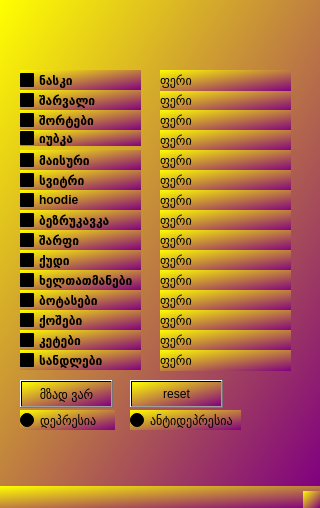
<?xml version="1.0" encoding="UTF-8"?>
<ui version="4.0">
 <class>Danielaswindow</class>
 <widget class="QMainWindow" name="Danielaswindow">
  <property name="geometry">
   <rect>
    <x>0</x>
    <y>0</y>
    <width>320</width>
    <height>508</height>
   </rect>
  </property>
  <property name="minimumSize">
   <size>
    <width>300</width>
    <height>400</height>
   </size>
  </property>
  <property name="maximumSize">
   <size>
    <width>1920</width>
    <height>1080</height>
   </size>
  </property>
  <property name="font">
   <font>
    <family>Agency FB</family>
    <weight>75</weight>
    <bold>true</bold>
   </font>
  </property>
  <property name="cursor">
   <cursorShape>CrossCursor</cursorShape>
  </property>
  <property name="contextMenuPolicy">
   <enum>Qt::ActionsContextMenu</enum>
  </property>
  <property name="windowTitle">
   <string>garderobe amigo</string>
  </property>
  <property name="windowIcon">
   <iconset>
    <normaloff>../../.designer/backup/squid.png</normaloff>../../.designer/backup/squid.png</iconset>
  </property>
  <property name="windowOpacity">
   <double>1.000000000000000</double>
  </property>
  <property name="toolTipDuration">
   <number>-3</number>
  </property>
  <property name="styleSheet">
   <string notr="true">background: qlineargradient(spread:pad, x1:0, y1:0, x2:1, y2:1, stop:0 yellow, stop:1 purple);</string>
  </property>
  <widget class="QWidget" name="centralwidget">
   <widget class="QCheckBox" name="naskiCheckbox">
    <property name="geometry">
     <rect>
      <x>20</x>
      <y>70</y>
      <width>121</width>
      <height>20</height>
     </rect>
    </property>
    <property name="baseSize">
     <size>
      <width>2</width>
      <height>20</height>
     </size>
    </property>
    <property name="font">
     <font>
      <weight>75</weight>
      <bold>true</bold>
     </font>
    </property>
    <property name="cursor">
     <cursorShape>BusyCursor</cursorShape>
    </property>
    <property name="autoFillBackground">
     <bool>false</bool>
    </property>
    <property name="styleSheet">
     <string notr="true">QcheckBox{
background: qlineargradient(
    spread:pad,
    x1:0, y1:0,
    x2:1, y2:0,
    stop:0 rgba(128, 0, 128, 255),   /* Purple */
    stop:1 rgba(255, 255, 0, 255)    /* Yellow */
);}</string>
    </property>
    <property name="text">
     <string>ნასკი</string>
    </property>
   </widget>
   <widget class="QCheckBox" name="sharvaliCheckbox">
    <property name="geometry">
     <rect>
      <x>20</x>
      <y>90</y>
      <width>121</width>
      <height>20</height>
     </rect>
    </property>
    <property name="baseSize">
     <size>
      <width>2</width>
      <height>20</height>
     </size>
    </property>
    <property name="font">
     <font>
      <weight>75</weight>
      <bold>true</bold>
     </font>
    </property>
    <property name="cursor">
     <cursorShape>BusyCursor</cursorShape>
    </property>
    <property name="styleSheet">
     <string notr="true">QcheckBox{
background: qlineargradient(
    spread:pad,
    x1:0, y1:0,
    x2:1, y2:0,
    stop:0 rgba(128, 0, 128, 255),   /* Purple */
    stop:1 rgba(255, 255, 0, 255)    /* Yellow */
);}</string>
    </property>
    <property name="text">
     <string>შარვალი</string>
    </property>
   </widget>
   <widget class="QCheckBox" name="shortebiCheckbox">
    <property name="geometry">
     <rect>
      <x>20</x>
      <y>110</y>
      <width>121</width>
      <height>20</height>
     </rect>
    </property>
    <property name="baseSize">
     <size>
      <width>2</width>
      <height>20</height>
     </size>
    </property>
    <property name="font">
     <font>
      <weight>75</weight>
      <bold>true</bold>
     </font>
    </property>
    <property name="cursor">
     <cursorShape>BusyCursor</cursorShape>
    </property>
    <property name="styleSheet">
     <string notr="true">QcheckBox{
background: qlineargradient(
    spread:pad,
    x1:0, y1:0,
    x2:1, y2:0,
    stop:0 rgba(128, 0, 128, 255),   /* Purple */
    stop:1 rgba(255, 255, 0, 255)    /* Yellow */
);}</string>
    </property>
    <property name="text">
     <string>შორტები</string>
    </property>
   </widget>
   <widget class="QCheckBox" name="iubkaCheckbox">
    <property name="geometry">
     <rect>
      <x>20</x>
      <y>130</y>
      <width>121</width>
      <height>16</height>
     </rect>
    </property>
    <property name="baseSize">
     <size>
      <width>2</width>
      <height>20</height>
     </size>
    </property>
    <property name="font">
     <font>
      <weight>75</weight>
      <bold>true</bold>
     </font>
    </property>
    <property name="cursor">
     <cursorShape>BusyCursor</cursorShape>
    </property>
    <property name="styleSheet">
     <string notr="true">QcheckBox{
background: qlineargradient(
    spread:pad,
    x1:0, y1:0,
    x2:1, y2:0,
    stop:0 rgba(128, 0, 128, 255),   /* Purple */
    stop:1 rgba(255, 255, 0, 255)    /* Yellow */
);}</string>
    </property>
    <property name="text">
     <string>იუბკა</string>
    </property>
   </widget>
   <widget class="QCheckBox" name="maisuriCheckbox">
    <property name="geometry">
     <rect>
      <x>20</x>
      <y>150</y>
      <width>121</width>
      <height>20</height>
     </rect>
    </property>
    <property name="baseSize">
     <size>
      <width>2</width>
      <height>20</height>
     </size>
    </property>
    <property name="font">
     <font>
      <weight>75</weight>
      <bold>true</bold>
     </font>
    </property>
    <property name="cursor">
     <cursorShape>BusyCursor</cursorShape>
    </property>
    <property name="styleSheet">
     <string notr="true">QcheckBox{
background: qlineargradient(
    spread:pad,
    x1:0, y1:0,
    x2:1, y2:0,
    stop:0 rgba(128, 0, 128, 255),   /* Purple */
    stop:1 rgba(255, 255, 0, 255)    /* Yellow */
);}</string>
    </property>
    <property name="text">
     <string>მაისური</string>
    </property>
   </widget>
   <widget class="QCheckBox" name="svitriCheckbox">
    <property name="geometry">
     <rect>
      <x>20</x>
      <y>170</y>
      <width>121</width>
      <height>20</height>
     </rect>
    </property>
    <property name="baseSize">
     <size>
      <width>2</width>
      <height>20</height>
     </size>
    </property>
    <property name="font">
     <font>
      <weight>75</weight>
      <bold>true</bold>
     </font>
    </property>
    <property name="cursor">
     <cursorShape>BusyCursor</cursorShape>
    </property>
    <property name="styleSheet">
     <string notr="true">QcheckBox{
background: qlineargradient(
    spread:pad,
    x1:0, y1:0,
    x2:1, y2:0,
    stop:0 rgba(128, 0, 128, 255),   /* Purple */
    stop:1 rgba(255, 255, 0, 255)    /* Yellow */
);}</string>
    </property>
    <property name="text">
     <string>სვიტრი</string>
    </property>
   </widget>
   <widget class="QPushButton" name="imReadyPushButton">
    <property name="geometry">
     <rect>
      <x>20</x>
      <y>380</y>
      <width>93</width>
      <height>28</height>
     </rect>
    </property>
    <property name="text">
     <string>მზად ვარ</string>
    </property>
   </widget>
   <widget class="QLabel" name="naskiFeriLabel_3">
    <property name="geometry">
     <rect>
      <x>160</x>
      <y>90</y>
      <width>131</width>
      <height>21</height>
     </rect>
    </property>
    <property name="text">
     <string>ფერი</string>
    </property>
   </widget>
   <widget class="QLabel" name="naskiFeriLabel_4">
    <property name="geometry">
     <rect>
      <x>160</x>
      <y>110</y>
      <width>131</width>
      <height>21</height>
     </rect>
    </property>
    <property name="text">
     <string>ფერი</string>
    </property>
   </widget>
   <widget class="QLabel" name="naskiFeriLabel_5">
    <property name="geometry">
     <rect>
      <x>160</x>
      <y>130</y>
      <width>131</width>
      <height>21</height>
     </rect>
    </property>
    <property name="text">
     <string>ფერი</string>
    </property>
   </widget>
   <widget class="QLabel" name="naskiFeriLabel_6">
    <property name="geometry">
     <rect>
      <x>160</x>
      <y>150</y>
      <width>131</width>
      <height>21</height>
     </rect>
    </property>
    <property name="text">
     <string>ფერი</string>
    </property>
   </widget>
   <widget class="QLabel" name="naskiFeriLabel_7">
    <property name="geometry">
     <rect>
      <x>160</x>
      <y>170</y>
      <width>131</width>
      <height>21</height>
     </rect>
    </property>
    <property name="text">
     <string>ფერი</string>
    </property>
   </widget>
   <widget class="QCheckBox" name="hoodieCheckbox">
    <property name="geometry">
     <rect>
      <x>20</x>
      <y>190</y>
      <width>121</width>
      <height>20</height>
     </rect>
    </property>
    <property name="baseSize">
     <size>
      <width>2</width>
      <height>20</height>
     </size>
    </property>
    <property name="font">
     <font>
      <weight>75</weight>
      <bold>true</bold>
     </font>
    </property>
    <property name="cursor">
     <cursorShape>BusyCursor</cursorShape>
    </property>
    <property name="styleSheet">
     <string notr="true">QcheckBox{
background: qlineargradient(
    spread:pad,
    x1:0, y1:0,
    x2:1, y2:0,
    stop:0 rgba(128, 0, 128, 255),   /* Purple */
    stop:1 rgba(255, 255, 0, 255)    /* Yellow */
);}</string>
    </property>
    <property name="text">
     <string>hoodie</string>
    </property>
   </widget>
   <widget class="QCheckBox" name="bezrukavkaCheckbox">
    <property name="geometry">
     <rect>
      <x>20</x>
      <y>210</y>
      <width>121</width>
      <height>20</height>
     </rect>
    </property>
    <property name="baseSize">
     <size>
      <width>2</width>
      <height>20</height>
     </size>
    </property>
    <property name="font">
     <font>
      <weight>75</weight>
      <bold>true</bold>
     </font>
    </property>
    <property name="cursor">
     <cursorShape>BusyCursor</cursorShape>
    </property>
    <property name="styleSheet">
     <string notr="true">QcheckBox{
background: qlineargradient(
    spread:pad,
    x1:0, y1:0,
    x2:1, y2:0,
    stop:0 rgba(128, 0, 128, 255),   /* Purple */
    stop:1 rgba(255, 255, 0, 255)    /* Yellow */
);}</string>
    </property>
    <property name="text">
     <string>ბეზრუკავკა</string>
    </property>
   </widget>
   <widget class="QCheckBox" name="sharfiCheckbox">
    <property name="geometry">
     <rect>
      <x>20</x>
      <y>230</y>
      <width>121</width>
      <height>20</height>
     </rect>
    </property>
    <property name="baseSize">
     <size>
      <width>2</width>
      <height>20</height>
     </size>
    </property>
    <property name="font">
     <font>
      <weight>75</weight>
      <bold>true</bold>
     </font>
    </property>
    <property name="cursor">
     <cursorShape>BusyCursor</cursorShape>
    </property>
    <property name="styleSheet">
     <string notr="true">QcheckBox{
background: qlineargradient(
    spread:pad,
    x1:0, y1:0,
    x2:1, y2:0,
    stop:0 rgba(128, 0, 128, 255),   /* Purple */
    stop:1 rgba(255, 255, 0, 255)    /* Yellow */
);}</string>
    </property>
    <property name="text">
     <string>შარფი</string>
    </property>
   </widget>
   <widget class="QCheckBox" name="qudiCheckbox">
    <property name="geometry">
     <rect>
      <x>20</x>
      <y>250</y>
      <width>121</width>
      <height>20</height>
     </rect>
    </property>
    <property name="baseSize">
     <size>
      <width>2</width>
      <height>20</height>
     </size>
    </property>
    <property name="font">
     <font>
      <weight>75</weight>
      <bold>true</bold>
     </font>
    </property>
    <property name="cursor">
     <cursorShape>BusyCursor</cursorShape>
    </property>
    <property name="styleSheet">
     <string notr="true">QcheckBox{
background: qlineargradient(
    spread:pad,
    x1:0, y1:0,
    x2:1, y2:0,
    stop:0 rgba(128, 0, 128, 255),   /* Purple */
    stop:1 rgba(255, 255, 0, 255)    /* Yellow */
);}</string>
    </property>
    <property name="text">
     <string>ქუდი</string>
    </property>
   </widget>
   <widget class="QCheckBox" name="xeltatmanebiCheckbox">
    <property name="geometry">
     <rect>
      <x>20</x>
      <y>270</y>
      <width>121</width>
      <height>20</height>
     </rect>
    </property>
    <property name="baseSize">
     <size>
      <width>2</width>
      <height>20</height>
     </size>
    </property>
    <property name="font">
     <font>
      <weight>75</weight>
      <bold>true</bold>
     </font>
    </property>
    <property name="cursor">
     <cursorShape>BusyCursor</cursorShape>
    </property>
    <property name="styleSheet">
     <string notr="true">QcheckBox{
background: qlineargradient(
    spread:pad,
    x1:0, y1:0,
    x2:1, y2:0,
    stop:0 rgba(128, 0, 128, 255),   /* Purple */
    stop:1 rgba(255, 255, 0, 255)    /* Yellow */
);}</string>
    </property>
    <property name="text">
     <string>ხელთათმანები</string>
    </property>
   </widget>
   <widget class="QCheckBox" name="botasebiCheckbox">
    <property name="geometry">
     <rect>
      <x>20</x>
      <y>290</y>
      <width>121</width>
      <height>20</height>
     </rect>
    </property>
    <property name="baseSize">
     <size>
      <width>2</width>
      <height>20</height>
     </size>
    </property>
    <property name="font">
     <font>
      <weight>75</weight>
      <bold>true</bold>
     </font>
    </property>
    <property name="cursor">
     <cursorShape>BusyCursor</cursorShape>
    </property>
    <property name="styleSheet">
     <string notr="true">QcheckBox{
background: qlineargradient(
    spread:pad,
    x1:0, y1:0,
    x2:1, y2:0,
    stop:0 rgba(128, 0, 128, 255),   /* Purple */
    stop:1 rgba(255, 255, 0, 255)    /* Yellow */
);}</string>
    </property>
    <property name="text">
     <string>ბოტასები</string>
    </property>
   </widget>
   <widget class="QCheckBox" name="qoshebiCheckbox">
    <property name="geometry">
     <rect>
      <x>20</x>
      <y>310</y>
      <width>121</width>
      <height>20</height>
     </rect>
    </property>
    <property name="baseSize">
     <size>
      <width>2</width>
      <height>20</height>
     </size>
    </property>
    <property name="font">
     <font>
      <weight>75</weight>
      <bold>true</bold>
     </font>
    </property>
    <property name="cursor">
     <cursorShape>BusyCursor</cursorShape>
    </property>
    <property name="styleSheet">
     <string notr="true">QcheckBox{
background: qlineargradient(
    spread:pad,
    x1:0, y1:0,
    x2:1, y2:0,
    stop:0 rgba(128, 0, 128, 255),   /* Purple */
    stop:1 rgba(255, 255, 0, 255)    /* Yellow */
);}</string>
    </property>
    <property name="text">
     <string>ქოშები</string>
    </property>
   </widget>
   <widget class="QCheckBox" name="ketebiCheckbox">
    <property name="geometry">
     <rect>
      <x>20</x>
      <y>330</y>
      <width>121</width>
      <height>20</height>
     </rect>
    </property>
    <property name="baseSize">
     <size>
      <width>2</width>
      <height>20</height>
     </size>
    </property>
    <property name="font">
     <font>
      <weight>75</weight>
      <bold>true</bold>
     </font>
    </property>
    <property name="cursor">
     <cursorShape>BusyCursor</cursorShape>
    </property>
    <property name="styleSheet">
     <string notr="true">QcheckBox{
background: qlineargradient(
    spread:pad,
    x1:0, y1:0,
    x2:1, y2:0,
    stop:0 rgba(128, 0, 128, 255),   /* Purple */
    stop:1 rgba(255, 255, 0, 255)    /* Yellow */
);}</string>
    </property>
    <property name="text">
     <string>კეტები</string>
    </property>
   </widget>
   <widget class="QCheckBox" name="sandlebiCheckbox">
    <property name="geometry">
     <rect>
      <x>20</x>
      <y>350</y>
      <width>121</width>
      <height>20</height>
     </rect>
    </property>
    <property name="baseSize">
     <size>
      <width>2</width>
      <height>20</height>
     </size>
    </property>
    <property name="font">
     <font>
      <weight>75</weight>
      <bold>true</bold>
     </font>
    </property>
    <property name="cursor">
     <cursorShape>BusyCursor</cursorShape>
    </property>
    <property name="styleSheet">
     <string notr="true">QcheckBox{
background: qlineargradient(
    spread:pad,
    x1:0, y1:0,
    x2:1, y2:0,
    stop:0 rgba(128, 0, 128, 255),   /* Purple */
    stop:1 rgba(255, 255, 0, 255)    /* Yellow */
);}</string>
    </property>
    <property name="text">
     <string>სანდლები</string>
    </property>
   </widget>
   <widget class="QLabel" name="naskiFeriLabel_8">
    <property name="geometry">
     <rect>
      <x>160</x>
      <y>190</y>
      <width>131</width>
      <height>21</height>
     </rect>
    </property>
    <property name="text">
     <string>ფერი</string>
    </property>
   </widget>
   <widget class="QLabel" name="naskiFeriLabel_9">
    <property name="geometry">
     <rect>
      <x>160</x>
      <y>210</y>
      <width>131</width>
      <height>21</height>
     </rect>
    </property>
    <property name="text">
     <string>ფერი</string>
    </property>
   </widget>
   <widget class="QLabel" name="naskiFeriLabel_10">
    <property name="geometry">
     <rect>
      <x>160</x>
      <y>230</y>
      <width>131</width>
      <height>21</height>
     </rect>
    </property>
    <property name="text">
     <string>ფერი</string>
    </property>
   </widget>
   <widget class="QLabel" name="naskiFeriLabel_11">
    <property name="geometry">
     <rect>
      <x>160</x>
      <y>250</y>
      <width>131</width>
      <height>21</height>
     </rect>
    </property>
    <property name="text">
     <string>ფერი</string>
    </property>
   </widget>
   <widget class="QLabel" name="naskiFeriLabel_12">
    <property name="geometry">
     <rect>
      <x>160</x>
      <y>270</y>
      <width>131</width>
      <height>21</height>
     </rect>
    </property>
    <property name="text">
     <string>ფერი</string>
    </property>
   </widget>
   <widget class="QLabel" name="naskiFeriLabel_13">
    <property name="geometry">
     <rect>
      <x>160</x>
      <y>290</y>
      <width>131</width>
      <height>21</height>
     </rect>
    </property>
    <property name="text">
     <string>ფერი</string>
    </property>
   </widget>
   <widget class="QLabel" name="naskiFeriLabel_14">
    <property name="geometry">
     <rect>
      <x>160</x>
      <y>310</y>
      <width>131</width>
      <height>21</height>
     </rect>
    </property>
    <property name="text">
     <string>ფერი</string>
    </property>
   </widget>
   <widget class="QLabel" name="naskiFeriLabel_15">
    <property name="geometry">
     <rect>
      <x>160</x>
      <y>330</y>
      <width>131</width>
      <height>21</height>
     </rect>
    </property>
    <property name="text">
     <string>ფერი</string>
    </property>
   </widget>
   <widget class="QLabel" name="naskiFeriLabel_17">
    <property name="geometry">
     <rect>
      <x>160</x>
      <y>350</y>
      <width>131</width>
      <height>21</height>
     </rect>
    </property>
    <property name="text">
     <string>ფერი</string>
    </property>
   </widget>
   <widget class="QLabel" name="naskiFeriLabel">
    <property name="geometry">
     <rect>
      <x>160</x>
      <y>70</y>
      <width>131</width>
      <height>21</height>
     </rect>
    </property>
    <property name="text">
     <string>ფერი</string>
    </property>
   </widget>
   <widget class="QPushButton" name="resetButton">
    <property name="geometry">
     <rect>
      <x>130</x>
      <y>380</y>
      <width>93</width>
      <height>28</height>
     </rect>
    </property>
    <property name="text">
     <string>reset</string>
    </property>
   </widget>
   <widget class="QRadioButton" name="depresiaRadioButton">
    <property name="geometry">
     <rect>
      <x>20</x>
      <y>410</y>
      <width>95</width>
      <height>20</height>
     </rect>
    </property>
    <property name="text">
     <string>დეპრესია</string>
    </property>
   </widget>
   <widget class="QRadioButton" name="happiRadioButton">
    <property name="geometry">
     <rect>
      <x>130</x>
      <y>410</y>
      <width>111</width>
      <height>20</height>
     </rect>
    </property>
    <property name="text">
     <string>ანტიდეპრესია</string>
    </property>
   </widget>
  </widget>
  <widget class="QMenuBar" name="menubar">
   <property name="geometry">
    <rect>
     <x>0</x>
     <y>0</y>
     <width>320</width>
     <height>26</height>
    </rect>
   </property>
  </widget>
  <widget class="QStatusBar" name="statusbar"/>
 </widget>
 <resources/>
 <connections/>
</ui>
